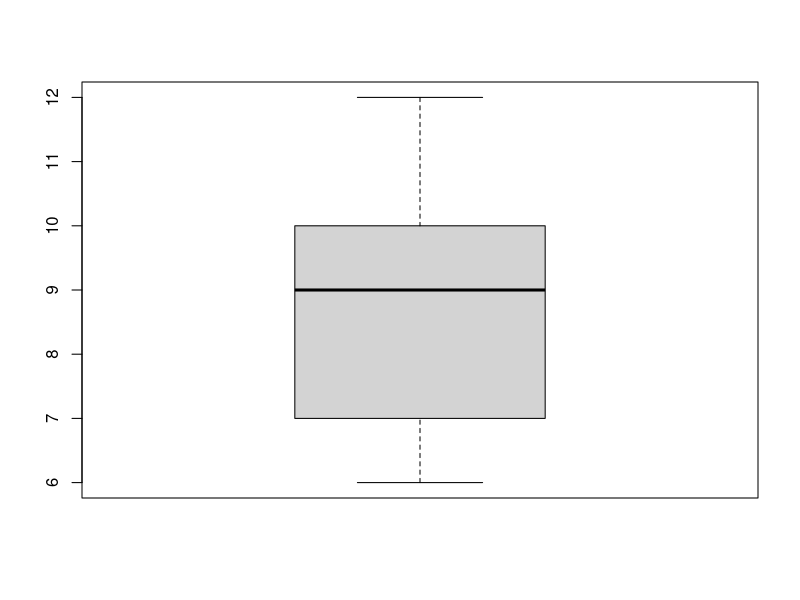

Reproduce this figure in R.
# 1° passo: descrição dos dados do problema

# Amostra: 9, 8, 12, 7, 9, 6, 11, 6, 10, 9
# Média amostral:
# Desvio padrão amostral:
# Tamanho da amostra (n): 10
# Nível de confiança: 95%

# 9 3
# 8 1
# 12 1
# 7 1
# 6 2
# 11 1
# 10 1

# 2° passo: criação da tabela de frequências com os valores
# da amostra
tabelafrequencia <- matrix(1:14, nrow = 7)
tabelafrequencia

tabelafrequencia[1, 1] <- 9
tabelafrequencia[1, 2] <- 3
tabelafrequencia[2, 1] <- 8
tabelafrequencia[2, 2] <- 1
tabelafrequencia[3, 1] <- 12
tabelafrequencia[3, 2] <- 1
tabelafrequencia[4, 1] <- 7
tabelafrequencia[4, 2] <- 1
tabelafrequencia[5, 1] <- 6
tabelafrequencia[5, 2] <- 2
tabelafrequencia[6, 1] <- 11
tabelafrequencia[6, 2] <- 1
tabelafrequencia[7, 1] <- 10
tabelafrequencia[7, 2] <- 1

tabelafrequencia

# 3° passo: soma dos elementos da amostra utilizando a 
# tabela de frequência
# Somatório xi * fi
soma <- 0
for (i in 1:7) {
  soma <- soma + tabelafrequencia[i, 1] * tabelafrequencia[i, 2]
}
soma

# 4° passo: cálculo da média amostral (x), considerando o 
# tamanho da amostra
# Somatório xi * fi / n
n <- 10
x <- soma / n
x

# 5° passo: cálculo da variância amostral (S)
# Somatório (xi - x) ^ 2 * fi / (n - 1)
soma <- 0
for (i in 1:7) {
  soma <- soma + (tabelafrequencia[i, 1] - x) ^ 2 * tabelafrequencia[i, 2]
}
soma

variancia <- soma / (n - 1)
variancia

# 6° passo: cálculo do desvio padrão
desvio_padrao <- sqrt(variancia)
desvio_padrao

# 7° passo: cálculo o intervalo de confiança
# p = 5% = 0,05
# Graus de liberdade (gl ou df): n - 1 = 9
# Intervalo de confiança (IC) = média amostral ± 
# tc * desvio padrão / raiz quadrada do tamanho da amostra

tc <- 2.262 # tabela t-Student
tc * desvio_padrao / sqrt(n)

ICsoma = x + tc * desvio_padrao / sqrt(n)
ICsoma

ICsubstracao = x - tc * desvio_padrao / sqrt(n)
ICsubstracao

# Solução usando t.test()

amostras = c(9, 8, 12, 7, 9, 6, 11, 6, 10, 9)
amostras

boxplot(amostras)

## método padrão

### Teste #1 - H0: mu = 0 
t.test(x=amostras, y = NULL,
       alternative = c("two.sided", "less", "greater"),
       mu = 0, paired = FALSE, var.equal = FALSE,
       conf.level = 0.95)

### Teste #2 - H0: mu = 2 
t.test(amostras, mu=2)

### Teste #3 - H0: mu = 8.7 
t.test(amostras, mu=8.7)


